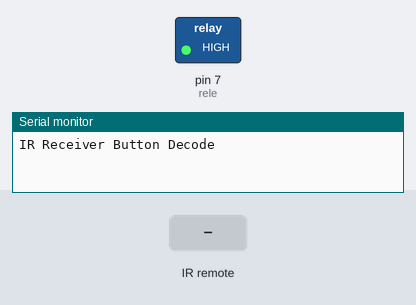
This sketch was run on a simulated Arduino Uno, built with avr-gcc and run on an emulated ATmega328P. Shown: switched loads named in the sketch (green lamp = pin HIGH), the last lines printed to the serial monitor. Inputs (shaded band) come from the test bench.

Above: at 1.2 s.
1.3 s: infrared code 0xFFA25D received
At 2.3 s:
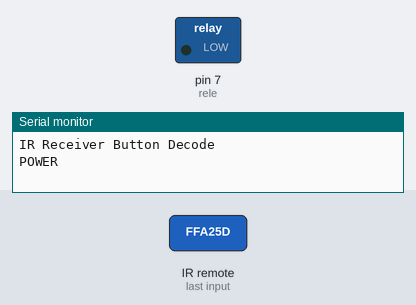
4.3 s: infrared code 0xFFA857 received
At 5.7 s:
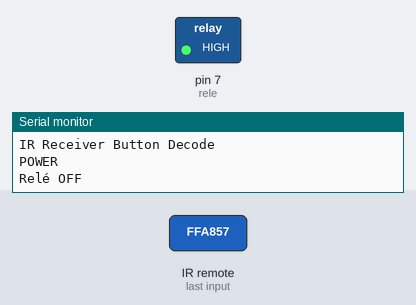
Timing chart, 0 to 7.3 s (numbered marks = the images above; inputs shaded):
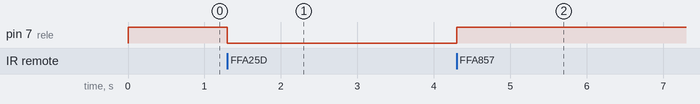

Measured:
- after the input at 1.3 s, pin 7 (rele): HIGH → LOW at once
- after the input at 4.3 s, pin 7 (rele): LOW → HIGH at once

The sketch:

09-Rele_with_IRremote.ino
```cpp
#include "IRremote.h"


int receiver = 11;
int rele = 7;

/*-----( Declare objects )-----*/
IRrecv irrecv(receiver);     // create instance of 'irrecv'
decode_results results;      // create instance of 'decode_results'

/*-----( Function )-----*/
void translateIR() {
    // takes action based on IR code received

    // describing Remote IR codes
    switch (results.value) {
        case 0xFFA25D: Serial.println("POWER"); digitalWrite(rele, !digitalRead(rele)); break;

        case 0xFF629D: Serial.println("Relé ON"); digitalWrite(rele, LOW); break;

        case 0xFFA857: Serial.println("Relé OFF"); digitalWrite(rele, HIGH); break;

        default: Serial.println("Unrecognized command");
    }

    // Do not get immediate repeat
    delay(500);
}

void setup() {
    Serial.begin(9600);
    Serial.println("IR Receiver Button Decode");
    irrecv.enableIRIn(); // Start the receiver
    pinMode(rele, OUTPUT);
    digitalWrite(rele, HIGH);
}

void loop() {
    // have we received an IR signal?
    if (irrecv.decode(&results)) {
        translateIR();
        irrecv.resume(); // receive the next value
    }
}
```
